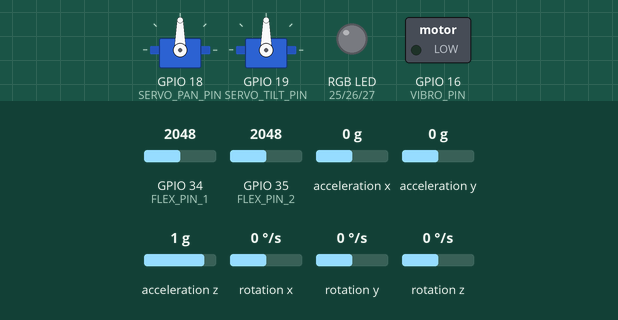
A program run on a simulated ESP32. On the bench: 2 × servo, switched loads named in the program (green lamp = pin HIGH), an RGB LED mixed from three pins (HIGH = lit). Wiring (inferred from the names in the program): MPU-6050 motion sensor at I2C address 0x68. Dashed ring = blinking. The inputs (shaded band) are chosen by the test bench; at power-on: acceleration x 0 g, acceleration y 0 g, GPIO 34 (FLEX_PIN_1) = 2048, GPIO 35 (FLEX_PIN_2) = 2048, acceleration z 1 g, rotation x 0 °/s, rotation y 0 °/s, rotation z 0 °/s (analog values on the 0–4095 scale). Storage starts empty; what the program prints to the serial monitor is not drawn.

Above: at 2.3 s.
2.4 s: acceleration x set to -1.4 g
At 4.6 s:
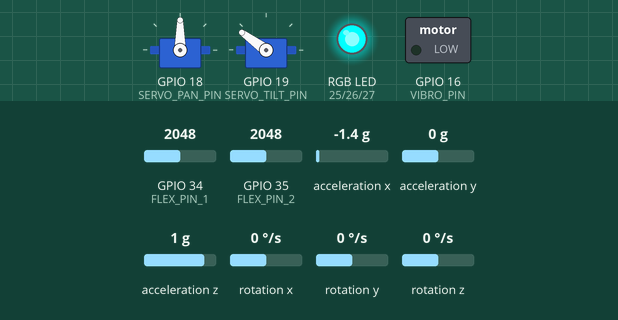
5.4 s: acceleration y set to -1.4 g
At 6.16 s:
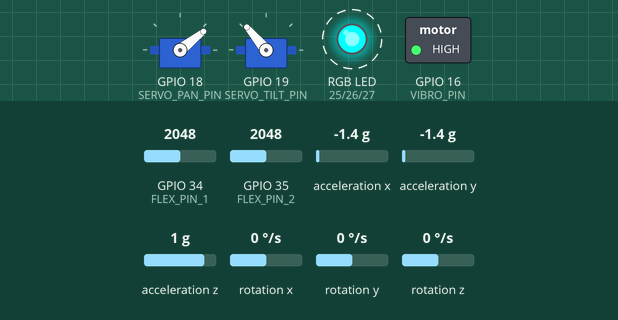
8.4 s: GPIO 34 (FLEX_PIN_1) set to 2557
11.4 s: GPIO 34 (FLEX_PIN_1) set to 2660
At 12.5 s:
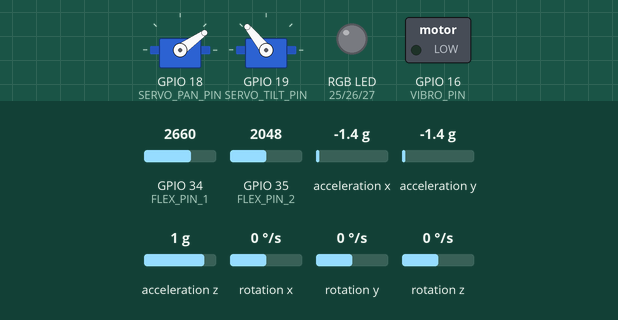
12.9 s: GPIO 35 (FLEX_PIN_2) set to 2540
14.4 s: GPIO 35 (FLEX_PIN_2) set to 2650
At 15.0 s:
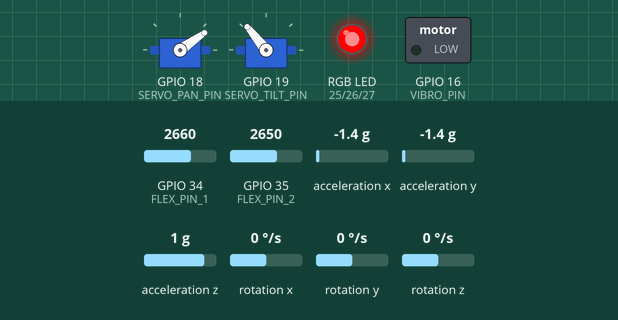
Timing chart, 0 to 17.0 s (numbered marks = the images above; inputs shaded):
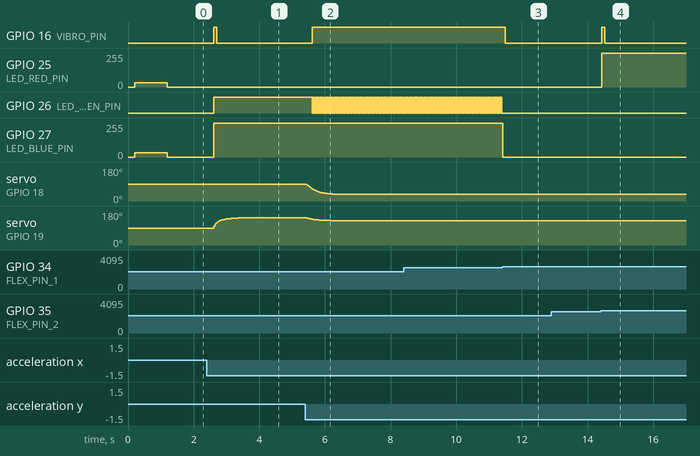

The program:

main.cpp
```cpp
#include <Arduino.h>
#include <Wire.h>
#include <ArduinoJson.h>

#include "config.h"
#include "IMUHandler.h"
#include "FlexReader.h"
#include "GestureClassifier.h"
#include "ServoController.h"
#include "FeedbackManager.h"
#include "WebManager.h"

static IMUHandler          imu;
static FlexReader          flex;
static GestureClassifier   classifier;
static ServoController     servos;
static FeedbackManager     feedback;
static WebManager          web;

static unsigned long lastLoopMicros = 0;
static unsigned long lastTelemetryMs = 0;
static unsigned long lastDebugMs = 0;

static void errorBlink(uint8_t r, uint8_t g, uint8_t b, const char *msg) {
    Serial.println(msg);
    for (;;) {
        feedback.setColor(r, g, b);
        delay(250);
        feedback.setColor(0, 0, 0);
        delay(250);
    }
}

void setup() {
    Serial.begin(115200);
    delay(200);
    Serial.println("\n=== GestureOS booting ===");

    feedback.init();
    feedback.setColor(32, 0, 32); // purple = boot

    Wire.begin(SDA_PIN, SCL_PIN);
    Wire.setClock(400000);

    if (!imu.init()) {
        errorBlink(255, 0, 0, "[FATAL] MPU-6050 not responding on I2C");
    }
    Serial.println("[OK] MPU-6050");

    flex.init();
    Serial.println("[OK] Flex sensors");

    servos.init();
    Serial.println("[OK] Servos");

    if (!web.init()) {
        errorBlink(255, 128, 0, "[FATAL] WebManager init failed");
    }
    Serial.printf("Dashboard: http://%s\n", web.getIP().toString().c_str());

    feedback.setColor(0, 0, 0);
    lastLoopMicros = micros();
}

void loop() {
    unsigned long now = micros();
    float dt = (now - lastLoopMicros) / 1'000'000.0f;
    if (dt <= 0 || dt > 0.2f) dt = LOOP_INTERVAL_MS / 1000.0f;
    lastLoopMicros = now;

    web.loop();

    imu.update(dt);
    flex.update();

    float roll  = imu.getRoll();
    float pitch = imu.getPitch();
    float f1    = flex.getFlex1();
    float f2    = flex.getFlex2();

    int gesture = classifier.classify(roll, pitch, f1, f2);

    if (gesture != GESTURE_NONE) {
        feedback.setGestureColor(gesture);
        servos.setPan(roll);
        servos.setTilt(pitch);
    } else {
        feedback.setColor(0, 0, 0);
    }
    feedback.onGestureChange(gesture);
    feedback.update();
    servos.update();

    unsigned long ms = millis();
    if (ms - lastTelemetryMs >= (1000 / TELEMETRY_HZ)) {
        lastTelemetryMs = ms;

        StaticJsonDocument<512> doc;
        doc["roll"]      = roll;
        doc["pitch"]     = pitch;
        doc["flex1"]     = f1;
        doc["flex2"]     = f2;
        doc["gesture"]   = GestureClassifier::name(gesture);
        doc["gestureId"] = gesture;
        doc["accelX"]    = imu.getAccelX();
        doc["accelY"]    = imu.getAccelY();
        doc["accelZ"]    = imu.getAccelZ();
        doc["gyroX"]     = imu.getGyroX();
        doc["gyroY"]     = imu.getGyroY();
        doc["gyroZ"]     = imu.getGyroZ();
        doc["servoPan"]  = servos.getPanAngle();
        doc["servoTilt"] = servos.getTiltAngle();
        doc["timestamp"] = ms;

        String out;
        serializeJson(doc, out);
        web.broadcast(out);
    }

#ifdef DEBUG_SERIAL
    if (ms - lastDebugMs >= 100) {
        lastDebugMs = ms;
        Serial.printf("R:%.1f P:%.1f F1:%.0f F2:%.0f G:%s\n",
                      roll, pitch, f1, f2, GestureClassifier::name(gesture));
    }
#endif

    // Hold loop period
    unsigned long elapsed = micros() - now;
    long wait = (long)(LOOP_INTERVAL_MS * 1000) - (long)elapsed;
    if (wait > 1000) delayMicroseconds(wait);
}
```

FeedbackManager.cpp
```cpp
#include "FeedbackManager.h"
#include "config.h"

void FeedbackManager::init() {
    ledcSetup(LED_CH_R, LED_PWM_FREQ, LED_PWM_RES);
    ledcSetup(LED_CH_G, LED_PWM_FREQ, LED_PWM_RES);
    ledcSetup(LED_CH_B, LED_PWM_FREQ, LED_PWM_RES);

    ledcAttachPin(LED_RED_PIN, LED_CH_R);
    ledcAttachPin(LED_GREEN_PIN, LED_CH_G);
    ledcAttachPin(LED_BLUE_PIN, LED_CH_B);

    pinMode(VIBRO_PIN, OUTPUT);
    digitalWrite(VIBRO_PIN, LOW);

    setColor(0, 0, 0);
}

void FeedbackManager::setColor(uint8_t r, uint8_t g, uint8_t b) {
    r_ = r; g_ = g; b_ = b;
    ledcWrite(LED_CH_R, r);
    ledcWrite(LED_CH_G, g);
    ledcWrite(LED_CH_B, b);
}

void FeedbackManager::setGestureColor(int gestureId) {
    switch (gestureId) {
        case GESTURE_NONE:        setColor(0, 0, 0);     break;
        case GESTURE_TILT_LEFT:
        case GESTURE_TILT_RIGHT:  setColor(0, 0, 255);   break;
        case GESTURE_TILT_UP:
        case GESTURE_TILT_DOWN:   setColor(0, 255, 255); break;
        case GESTURE_GRAB:        setColor(255, 0, 0);   break;
        case GESTURE_POINT:       setColor(0, 255, 0);   break;
        default:                  setColor(0, 0, 0);     break;
    }
}

void FeedbackManager::vibrateOnce() {
    digitalWrite(VIBRO_PIN, HIGH);
    vibroActive_ = true;
    vibroEndMs_ = millis() + VIBRO_PULSE_MS;
}

void FeedbackManager::onGestureChange(int gestureId) {
    if (gestureId != lastGesture_) {
        if (gestureId != GESTURE_NONE) {
            vibrateOnce();
        }
        lastGesture_ = gestureId;
    }
}

void FeedbackManager::update() {
    if (vibroActive_ && (long)(millis() - vibroEndMs_) >= 0) {
        digitalWrite(VIBRO_PIN, LOW);
        vibroActive_ = false;
    }
}
```

FeedbackManager.h
```cpp
#pragma once

#include <Arduino.h>

class FeedbackManager {
public:
    void init();
    void update();

    void setColor(uint8_t r, uint8_t g, uint8_t b);
    void setGestureColor(int gestureId);
    void vibrateOnce();

    void onGestureChange(int gestureId);

private:
    uint8_t r_ = 0, g_ = 0, b_ = 0;

    bool vibroActive_ = false;
    unsigned long vibroEndMs_ = 0;

    int lastGesture_ = -1;
};
```

FlexReader.cpp
```cpp
#include "FlexReader.h"
#include "config.h"

void FlexReader::init() {
    analogReadResolution(12);
    analogSetPinAttenuation(FLEX_PIN_1, ADC_11db);
    analogSetPinAttenuation(FLEX_PIN_2, ADC_11db);
    min1_ = FLEX_RAW_MIN;
    max1_ = FLEX_RAW_MAX;
    min2_ = FLEX_RAW_MIN;
    max2_ = FLEX_RAW_MAX;
}

void FlexReader::setCalibration(int rawMin1, int rawMax1, int rawMin2, int rawMax2) {
    min1_ = rawMin1; max1_ = rawMax1;
    min2_ = rawMin2; max2_ = rawMax2;
}

float FlexReader::normalize(int raw, int rawMin, int rawMax) const {
    if (rawMax == rawMin) return 0.0f;
    float pct = 100.0f * (float)(raw - rawMin) / (float)(rawMax - rawMin);
    if (pct < 0) pct = 0;
    if (pct > 100) pct = 100;
    return pct;
}

void FlexReader::update() {
    raw1_ = analogRead(FLEX_PIN_1);
    raw2_ = analogRead(FLEX_PIN_2);

    float f1 = normalize(raw1_, min1_, max1_);
    float f2 = normalize(raw2_, min2_, max2_);

    flex1_ = ALPHA * f1 + (1.0f - ALPHA) * flex1_;
    flex2_ = ALPHA * f2 + (1.0f - ALPHA) * flex2_;
}
```

FlexReader.h
```cpp
#pragma once

#include <Arduino.h>

class FlexReader {
public:
    void init();
    void update();

    float getFlex1() const { return flex1_; }
    float getFlex2() const { return flex2_; }

    int getRaw1() const { return raw1_; }
    int getRaw2() const { return raw2_; }

    void setCalibration(int rawMin1, int rawMax1, int rawMin2, int rawMax2);

private:
    float normalize(int raw, int rawMin, int rawMax) const;

    int raw1_ = 0, raw2_ = 0;
    float flex1_ = 0, flex2_ = 0;

    int min1_, max1_, min2_, max2_;

    // Exponential smoothing
    static constexpr float ALPHA = 0.3f;
};
```

GestureClassifier.cpp
```cpp
#include "GestureClassifier.h"
#include "config.h"
#include <math.h>

bool GestureClassifier::isFingersRelaxed(float flex1, float flex2) const {
    return flex1 < GESTURE_GRAB_FLEX_THRESH && flex2 < GESTURE_POINT_FLEX2_MIN;
}

int GestureClassifier::rawClassify(float roll, float pitch, float flex1, float flex2) const {
    // Grab (both fingers bent) takes priority — unambiguous fist
    if (flex1 > GESTURE_GRAB_FLEX_THRESH && flex2 > GESTURE_GRAB_FLEX_THRESH) {
        return GESTURE_GRAB;
    }

    // Point (index extended, other bent)
    if (flex1 < GESTURE_POINT_FLEX1_MAX && flex2 > GESTURE_POINT_FLEX2_MIN) {
        return GESTURE_POINT;
    }

    // Tilts require fingers relaxed
    if (isFingersRelaxed(flex1, flex2)) {
        // Pick the dominant axis
        if (fabsf(roll) > fabsf(pitch)) {
            if (roll < GESTURE_TILT_LEFT_ROLL)  return GESTURE_TILT_LEFT;
            if (roll > GESTURE_TILT_RIGHT_ROLL) return GESTURE_TILT_RIGHT;
        } else {
            if (pitch < GESTURE_TILT_UP_PITCH)   return GESTURE_TILT_UP;
            if (pitch > GESTURE_TILT_DOWN_PITCH) return GESTURE_TILT_DOWN;
        }
    }

    // Neutral zone → NONE
    if (fabsf(roll)  < GESTURE_NEUTRAL_ROLL_MAX  &&
        fabsf(pitch) < GESTURE_NEUTRAL_PITCH_MAX &&
        isFingersRelaxed(flex1, flex2)) {
        return GESTURE_NONE;
    }

    return GESTURE_NONE;
}

int GestureClassifier::classify(float roll, float pitch, float flex1, float flex2) {
    // Hysteresis: if a tilt is active, relax the exit threshold.
    float rEff = roll, pEff = pitch;
    switch (current_) {
        case GESTURE_TILT_LEFT:
            if (roll < GESTURE_TILT_LEFT_ROLL + GESTURE_HYSTERESIS) rEff = GESTURE_TILT_LEFT_ROLL - 1;
            break;
        case GESTURE_TILT_RIGHT:
            if (roll > GESTURE_TILT_RIGHT_ROLL - GESTURE_HYSTERESIS) rEff = GESTURE_TILT_RIGHT_ROLL + 1;
            break;
        case GESTURE_TILT_UP:
            if (pitch < GESTURE_TILT_UP_PITCH + GESTURE_HYSTERESIS) pEff = GESTURE_TILT_UP_PITCH - 1;
            break;
        case GESTURE_TILT_DOWN:
            if (pitch > GESTURE_TILT_DOWN_PITCH - GESTURE_HYSTERESIS) pEff = GESTURE_TILT_DOWN_PITCH + 1;
            break;
        default: break;
    }

    int detected = rawClassify(rEff, pEff, flex1, flex2);

    if (detected == candidate_) {
        if (stableCount_ < 100) stableCount_++;
    } else {
        candidate_ = detected;
        stableCount_ = 1;
    }

    if (stableCount_ >= GESTURE_DEBOUNCE_COUNT) {
        current_ = candidate_;
    }

    return current_;
}

const char* GestureClassifier::name(int gestureId) {
    switch (gestureId) {
        case GESTURE_NONE:       return "NONE";
        case GESTURE_TILT_LEFT:  return "TILT_LEFT";
        case GESTURE_TILT_RIGHT: return "TILT_RIGHT";
        case GESTURE_TILT_UP:    return "TILT_UP";
        case GESTURE_TILT_DOWN:  return "TILT_DOWN";
        case GESTURE_GRAB:       return "GRAB";
        case GESTURE_POINT:      return "POINT";
        default:                 return "UNKNOWN";
    }
}
```

GestureClassifier.h
```cpp
#pragma once

#include <stdint.h>

class GestureClassifier {
public:
    int classify(float roll, float pitch, float flex1, float flex2);

    int getCurrent() const { return current_; }
    const char* getCurrentName() const { return name(current_); }

    static const char* name(int gestureId);

private:
    int rawClassify(float roll, float pitch, float flex1, float flex2) const;
    bool isFingersRelaxed(float flex1, float flex2) const;

    int current_ = 0;        // confirmed gesture
    int candidate_ = 0;      // pending gesture
    int stableCount_ = 0;    // consecutive readings matching candidate
};
```

IMUHandler.cpp
```cpp
#include "IMUHandler.h"
#include "config.h"
#include <Wire.h>
#include <math.h>

static constexpr float ACCEL_LSB_PER_G   = 16384.0f;
static constexpr float GYRO_LSB_PER_DPS  = 131.0f;
static constexpr float RAD_TO_DEGf       = 57.2957795f;

bool IMUHandler::init() {
    Wire.beginTransmission(MPU_ADDR);
    Wire.write(0x6B);
    Wire.write(0x00);
    if (Wire.endTransmission(true) != 0) {
        ready_ = false;
        return false;
    }

    // Gyro ±250°/s
    Wire.beginTransmission(MPU_ADDR);
    Wire.write(0x1B);
    Wire.write(0x00);
    Wire.endTransmission(true);

    // Accel ±2g
    Wire.beginTransmission(MPU_ADDR);
    Wire.write(0x1C);
    Wire.write(0x00);
    Wire.endTransmission(true);

    // DLPF 44 Hz accel / 42 Hz gyro for smoother readings
    Wire.beginTransmission(MPU_ADDR);
    Wire.write(0x1A);
    Wire.write(0x03);
    Wire.endTransmission(true);

    delay(50);

    // Gyro bias calibration (assume glove stationary)
    const int samples = 200;
    long sgx = 0, sgy = 0, sgz = 0;
    int16_t ax, ay, az, gx, gy, gz;
    int taken = 0;
    for (int i = 0; i < samples; ++i) {
        if (readRaw(ax, ay, az, gx, gy, gz)) {
            sgx += gx; sgy += gy; sgz += gz;
            ++taken;
        }
        delay(3);
    }
    if (taken > 0) {
        gxBias_ = (float)sgx / taken;
        gyBias_ = (float)sgy / taken;
        gzBias_ = (float)sgz / taken;
    }

    // Seed Roll/Pitch from accelerometer
    if (readRaw(ax, ay, az, gx, gy, gz)) {
        float axg = ax / ACCEL_LSB_PER_G;
        float ayg = ay / ACCEL_LSB_PER_G;
        float azg = az / ACCEL_LSB_PER_G;
        roll_  = atan2f(ayg, azg) * RAD_TO_DEGf;
        pitch_ = atan2f(-axg, sqrtf(ayg * ayg + azg * azg)) * RAD_TO_DEGf;
    }

    ready_ = true;
    return true;
}

bool IMUHandler::readRaw(int16_t &ax, int16_t &ay, int16_t &az,
                         int16_t &gx, int16_t &gy, int16_t &gz) {
    Wire.beginTransmission(MPU_ADDR);
    Wire.write(0x3B);
    if (Wire.endTransmission(false) != 0) return false;

    if (Wire.requestFrom((uint8_t)MPU_ADDR, (uint8_t)14, (uint8_t)true) != 14) {
        return false;
    }

    ax = (Wire.read() << 8) | Wire.read();
    ay = (Wire.read() << 8) | Wire.read();
    az = (Wire.read() << 8) | Wire.read();
    (void)((Wire.read() << 8) | Wire.read()); // temperature, ignore
    gx = (Wire.read() << 8) | Wire.read();
    gy = (Wire.read() << 8) | Wire.read();
    gz = (Wire.read() << 8) | Wire.read();
    return true;
}

void IMUHandler::update(float dt) {
    if (!ready_) return;

    int16_t ax, ay, az, gx, gy, gz;
    if (!readRaw(ax, ay, az, gx, gy, gz)) return;

    ax_g_ = ax / ACCEL_LSB_PER_G;
    ay_g_ = ay / ACCEL_LSB_PER_G;
    az_g_ = az / ACCEL_LSB_PER_G;

    gx_dps_ = (gx - gxBias_) / GYRO_LSB_PER_DPS;
    gy_dps_ = (gy - gyBias_) / GYRO_LSB_PER_DPS;
    gz_dps_ = (gz - gzBias_) / GYRO_LSB_PER_DPS;

    float accelRoll  = atan2f(ay_g_, az_g_) * RAD_TO_DEGf;
    float accelPitch = atan2f(-ax_g_, sqrtf(ay_g_ * ay_g_ + az_g_ * az_g_)) * RAD_TO_DEGf;

    const float a = COMP_FILTER_ALPHA;
    roll_  = a * (roll_  + gx_dps_ * dt) + (1.0f - a) * accelRoll;
    pitch_ = a * (pitch_ + gy_dps_ * dt) + (1.0f - a) * accelPitch;
}
```

IMUHandler.h
```cpp
#pragma once

#include <Arduino.h>

class IMUHandler {
public:
    bool init();
    void update(float dt);

    float getRoll() const { return roll_; }
    float getPitch() const { return pitch_; }

    float getAccelX() const { return ax_g_; }
    float getAccelY() const { return ay_g_; }
    float getAccelZ() const { return az_g_; }

    float getGyroX() const { return gx_dps_; }
    float getGyroY() const { return gy_dps_; }
    float getGyroZ() const { return gz_dps_; }

    bool isReady() const { return ready_; }

private:
    bool readRaw(int16_t &ax, int16_t &ay, int16_t &az,
                 int16_t &gx, int16_t &gy, int16_t &gz);

    bool ready_ = false;
    float roll_ = 0.0f;
    float pitch_ = 0.0f;

    float ax_g_ = 0, ay_g_ = 0, az_g_ = 0;
    float gx_dps_ = 0, gy_dps_ = 0, gz_dps_ = 0;

    float gxBias_ = 0, gyBias_ = 0, gzBias_ = 0;
};
```

ServoController.cpp
```cpp
#include "ServoController.h"
#include "config.h"

void ServoController::init() {
    ESP32PWM::allocateTimer(0);
    ESP32PWM::allocateTimer(1);
    panServo_.setPeriodHertz(50);
    tiltServo_.setPeriodHertz(50);
    panServo_.attach(SERVO_PAN_PIN, 500, 2400);
    tiltServo_.attach(SERVO_TILT_PIN, 500, 2400);
    panServo_.write(90);
    tiltServo_.write(90);
}

float ServoController::mapAngle(float v, float inMin, float inMax, float outMin, float outMax) const {
    if (v < inMin) v = inMin;
    if (v > inMax) v = inMax;
    return outMin + (v - inMin) * (outMax - outMin) / (inMax - inMin);
}

void ServoController::setPan(float roll) {
    panTarget_ = mapAngle(roll, -90.0f, 90.0f, SERVO_MIN_ANGLE, SERVO_MAX_ANGLE);
}

void ServoController::setTilt(float pitch) {
    tiltTarget_ = mapAngle(pitch, -90.0f, 90.0f, SERVO_MIN_ANGLE, SERVO_MAX_ANGLE);
}

void ServoController::update() {
    panCurrent_  += (panTarget_  - panCurrent_)  * SMOOTH;
    tiltCurrent_ += (tiltTarget_ - tiltCurrent_) * SMOOTH;

    if (panCurrent_ < SERVO_MIN_ANGLE) panCurrent_ = SERVO_MIN_ANGLE;
    if (panCurrent_ > SERVO_MAX_ANGLE) panCurrent_ = SERVO_MAX_ANGLE;
    if (tiltCurrent_ < SERVO_MIN_ANGLE) tiltCurrent_ = SERVO_MIN_ANGLE;
    if (tiltCurrent_ > SERVO_MAX_ANGLE) tiltCurrent_ = SERVO_MAX_ANGLE;

    panServo_.write((int)panCurrent_);
    tiltServo_.write((int)tiltCurrent_);
}
```

ServoController.h
```cpp
#pragma once

#include <ESP32Servo.h>

class ServoController {
public:
    void init();
    void setPan(float roll);
    void setTilt(float pitch);
    void update();

    int getPanAngle() const { return (int)panCurrent_; }
    int getTiltAngle() const { return (int)tiltCurrent_; }

private:
    float mapAngle(float value, float inMin, float inMax, float outMin, float outMax) const;

    Servo panServo_;
    Servo tiltServo_;

    float panTarget_ = 90, panCurrent_ = 90;
    float tiltTarget_ = 90, tiltCurrent_ = 90;

    static constexpr float SMOOTH = 0.15f;
};
```

WebManager.h
```cpp
#pragma once

#include <Arduino.h>
#include <WebServer.h>
#include <WebSocketsServer.h>

class WebManager {
public:
    bool init();
    void loop();
    void broadcast(const String &json);

    IPAddress getIP() const;

private:
    void handleWebSocketEvent(uint8_t num, WStype_t type, uint8_t *payload, size_t length);
    bool mountSPIFFS();
    void registerStatic(const char *uri, const char *path, const char *mime);
    void serveFile(const char *path, const char *mime);

    WebServer http_{HTTP_PORT};
    WebSocketsServer ws_{WEBSOCKET_PORT};
    bool spiffsOk_ = false;
};
```

Source omitted: WebManager.cpp (2868 bytes), config.h (1782 bytes)

Measured:
- the behaviour switches between 2600 and 2601 on GPIO 34 (FLEX_PIN_1) (found by bisection; images 2 and 3)
- the behaviour switches between 2600 and 2601 on GPIO 35 (FLEX_PIN_2) (found by bisection; images 3 and 4)
- after the input at 2.4 s, GPIO 16 (VIBRO_PIN): LOW → HIGH after 0.21 s, → LOW 0.10 s later; GPIO 26 (LED_GREEN_PIN): LOW → HIGH after 0.21 s; GPIO 27 (LED_BLUE_PIN): 0/255 → 255/255 after 0.21 s; servo on GPIO 19 (SERVO_TILT_PIN): moves from 90° to 144° over 1.0 s, starting after 0.22 s
- after the input at 5.4 s, GPIO 16 (VIBRO_PIN): LOW → HIGH after 0.22 s; GPIO 26 (LED_GREEN_PIN): alternates HIGH for 0.02 s and LOW for 0.02 s, starting after 0.22 s; servo on GPIO 18 (SERVO_PAN_PIN): moves from 90° to 35° over 1.2 s, starting at once; servo on GPIO 19 (SERVO_TILT_PIN): moves from 144° to 129° over 0.75 s, starting at once
- after the input at 11.4 s, GPIO 16 (VIBRO_PIN): HIGH → LOW after 0.09 s; GPIO 26 (LED_GREEN_PIN): stops changing and stays LOW; GPIO 27 (LED_BLUE_PIN): 255/255 → 0/255 at once
- after the input at 12.9 s, every drawn part: stays the same
- after the input at 14.4 s, GPIO 16 (VIBRO_PIN): LOW → HIGH at once, → LOW 0.10 s later; GPIO 25 (LED_RED_PIN): 0/255 → 255/255 at once
